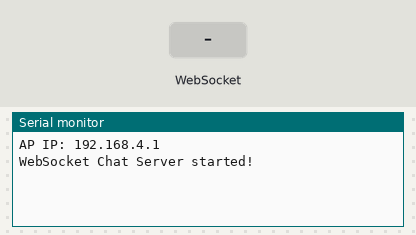
This sketch was run on a simulated ESP32. On the bench: the last lines printed to the serial monitor. The inputs (shaded band) are chosen by the test bench.

Above: at 4.2 s.
4.3 s: WebSocket text "1" received
At 5.2 s:
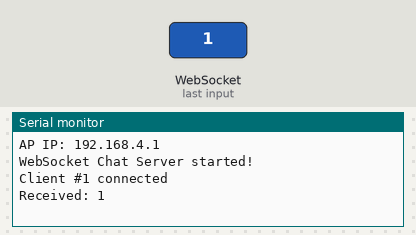
5.8 s: WebSocket text "0" received
At 6.4 s:
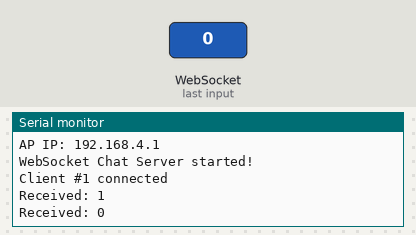

Measured:
- after the input at 4.3 s, the serial monitor: prints a new line at once (image 1)
- after the input at 5.8 s, the serial monitor: prints a new line at once (image 2)

The sketch:

esp32-access-web-socket03.ino
```cpp
// ===========================================================
// ESP32 Async WebSocket JSON Chat Server
// Compatible with ESP32 Arduino Core v2.0.x
// ===========================================================

#include <WiFi.h>
#include <AsyncTCP.h>
#include <ESPAsyncWebServer.h>
#include <ArduinoJson.h>

// --- Soft AP Credentials ---
const char *mySsid = "myChatAP88";
const char *myPassword = "myPassword";

// --- Server Setup ---
AsyncWebServer myWebServer(80);
AsyncWebSocket myWebSocket("/ws");

// --- HTML Page (UPDATED to include LLM Prompt button and function) ---
const char *myHtmlPage = R"rawliteral(
<!DOCTYPE html>
<html>
<head>
<meta name="viewport" content="width=device-width, initial-scale=1.0">
<title>ESP32 JSON Chat</title>
<style>
body { font-family: sans-serif; background: #f9fafb; text-align:center; padding: 20px; }
#myChatBox { width:95%; max-width:400px; margin:auto; background:white; border-radius:12px; box-shadow:0 4px 6px rgba(0,0,0,0.1); padding:10px; }
h2 { color:#2563eb; margin-top: 0; }
#myMessages { height:300px; overflow-y:auto; border:1px solid #ccc; padding:5px; border-radius:6px; text-align:left; margin-bottom: 10px; }
.myName { font-weight:bold; color:#2563eb; }
.mySystem { color:#6b7280; font-size:12px; text-align:center; margin:4px 0; }
.my-input-group { display: flex; gap: 4px; }
.my-input-group > input:first-child { flex-grow: 1; }
/* Style buttons */
.my-input-group input[type="button"] {
    padding: 6px 10px;
    border: none;
    border-radius: 6px;
    cursor: pointer;
    font-weight: bold;
    transition: background-color 0.2s;
}
#myChatButton { background-color: #2563eb; color: white; }
#myChatButton:hover { background-color: #1d4ed8; }
#myPromptButton { background-color: #f59e0b; color: white; }
#myPromptButton:hover { background-color: #d97706; }
</style>
</head>
<body>
<div id="myChatBox">
<h2>ESP32 JSON Chat</h2>
<p>Status: <span id="myStatus" style="color:red;">Disconnected</span></p>
<input id="myNameInput" placeholder="Your name" style="width:95%; padding:6px; margin:4px; border-radius: 6px; border: 1px solid #ccc;"><br>

<div class="my-input-group">
    <input id="myMessageInput" placeholder="Type a message..." style="padding:6px; border-radius: 6px; border: 1px solid #ccc;">
    <input type="button" id="myChatButton" value="Send" onclick="mySendMessage(false)">
    <input type="button" id="myPromptButton" value="Prompt 🤖" onclick="mySendMessage(true)">
</div>

<div id="myMessages"></div>
</div>

<script>
let myWebSocket;
let myName = "";

function myConnect() {
    const myUrl = `ws://${window.location.hostname}/ws`;
    myWebSocket = new WebSocket(myUrl);

    myWebSocket.onopen = () => {
        document.getElementById('myStatus').textContent = "Connected";
        document.getElementById('myStatus').style.color = "green";
        myDisplaySystemMessage("Connected to server");
    };

    myWebSocket.onmessage = (event) => {
        try {
            const myData = JSON.parse(event.data);
            if (myData.system) {
                myDisplaySystemMessage(myData.system);
            } else if (myData.username && myData.message) {
                // If this is a self-message, don't display it twice.
                if (myData.username !== myName) {
                    myDisplayMessage(myData.username, myData.message);
                }
            }
        } catch {
            console.log("Non-JSON:", event.data);
        }
    };

    myWebSocket.onclose = () => {
        document.getElementById('myStatus').textContent = "Disconnected";
        document.getElementById('myStatus').style.color = "red";
        myDisplaySystemMessage("Connection closed. Retrying...");
        setTimeout(myConnect, 3000);
    };
}

// UPDATED function to include optional LLM prefix
function mySendMessage(myIsPrompt) {
    if (!myWebSocket || myWebSocket.readyState !== WebSocket.OPEN) return;

    // Check and set the name if needed
    if (!myName) myName = document.getElementById('myNameInput').value.trim();

    let myMessage = document.getElementById('myMessageInput').value.trim();

    if (myName && myMessage) {
        let myPrefix = '';
        if (myIsPrompt) {
            myPrefix = '[LLM] ';
        }

        myMessage = myPrefix + myMessage; // Prepend prefix to the message content

        const myJson = JSON.stringify({ myUserName: myName, myMessage: myMessage });
        myWebSocket.send(myJson);

        // Display the message locally for the sender (simulates 'user' type on Node client)
        myDisplayMessage(myName, myMessage);

        document.getElementById('myMessageInput').value = "";
    }
}

function myDisplayMessage(myName, myMsg) {
    const myMessages = document.getElementById('myMessages');
    const myDiv = document.createElement('div');
    myDiv.innerHTML = `<span class="myName">${myName}:</span> ${myMsg}`;
    myMessages.appendChild(myDiv);
    myMessages.scrollTop = myMessages.scrollHeight;
}

function myDisplaySystemMessage(myMsg) {
    const myMessages = document.getElementById('myMessages');
    const myDiv = document.createElement('div');
    myDiv.className = "mySystem";
    myDiv.textContent = "--- " + myMsg + " ---";
    myMessages.appendChild(myDiv);
    myMessages.scrollTop = myMessages.scrollHeight;
}

window.onload = myConnect;
</script>
</body>
</html>
)rawliteral";

// --- WebSocket Handler ---
void myHandleWsEvent(AsyncWebSocket *myServer, AsyncWebSocketClient *myClient, AwsEventType myType, void *myArg, uint8_t *myPayload, size_t myLength) {
    if (myType == WS_EVT_CONNECT) {
        Serial.printf("Client #%u connected\n", myClient->id());
        // Broadcast system message to all clients including the new one
        StaticJsonDocument<100> myDoc;
        myDoc["system"] = "A new client has joined.";
        String myJson;
        serializeJson(myDoc, myJson);
        myWebSocket.textAll(myJson);
    }
    else if (myType == WS_EVT_DISCONNECT) {
        Serial.printf("Client #%u disconnected\n", myClient->id());
        // Broadcast system message to remaining clients
        StaticJsonDocument<100> myDoc;
        myDoc["system"] = "A client has left.";
        String myJson;
        serializeJson(myDoc, myJson);
        myWebSocket.textAll(myJson);
    }
    else if (myType == WS_EVT_DATA) {
        // Parse incoming JSON message from a client
        String myIncoming = "";
        for (size_t i = 0; i < myLength; i++) myIncoming += (char)myPayload[i];
        Serial.printf("Received: %s\n", myIncoming.c_str());

        StaticJsonDocument<200> myDoc;
        // The ESP32 client is now sending JSON with keys: myUserName, myMessage
        // We use the same keys here to be robust.
        DeserializationError myError = deserializeJson(myDoc, myIncoming);
        if (myError) {
            Serial.println("Invalid JSON");
            return;
        }

        // Use the custom keys from the client JS: myUserName and myMessage
        const char *myUser = myDoc["myUserName"];
        const char *myMsg = myDoc["myMessage"];

        if (myUser && myMsg) {
            // Re-package the message into the standard format (username, message)
            // that the Node.js client expects to receive on myWebSocket.onmessage
            StaticJsonDocument<200> myOutDoc;
            myOutDoc["username"] = myUser;
            myOutDoc["message"] = myMsg;
            String myOut;
            serializeJson(myOutDoc, myOut);

            // Broadcast the re-formatted JSON to all connected clients
            myWebSocket.textAll(myOut);
        }
    }
}

// --- Setup ---
void setup() {
    Serial.begin(115200);
    delay(3000);

    // Set up Soft Access Point
    WiFi.softAP(mySsid, myPassword);
    IPAddress myIP = WiFi.softAPIP();
    Serial.print("AP IP: "); Serial.println(myIP);

    // Initialize WebSocket handler
    myWebSocket.onEvent(myHandleWsEvent);
    myWebServer.addHandler(&myWebSocket);

    // Handle root path HTTP requests
    myWebServer.on("/", HTTP_GET, [](AsyncWebServerRequest *myRequest){
        myRequest->send_P(200, "text/html", myHtmlPage);
    });

    myWebServer.begin();
    Serial.println("WebSocket Chat Server started!");
}

// --- Loop ---
void loop() {
    // Nothing needed for Async server
}
```
